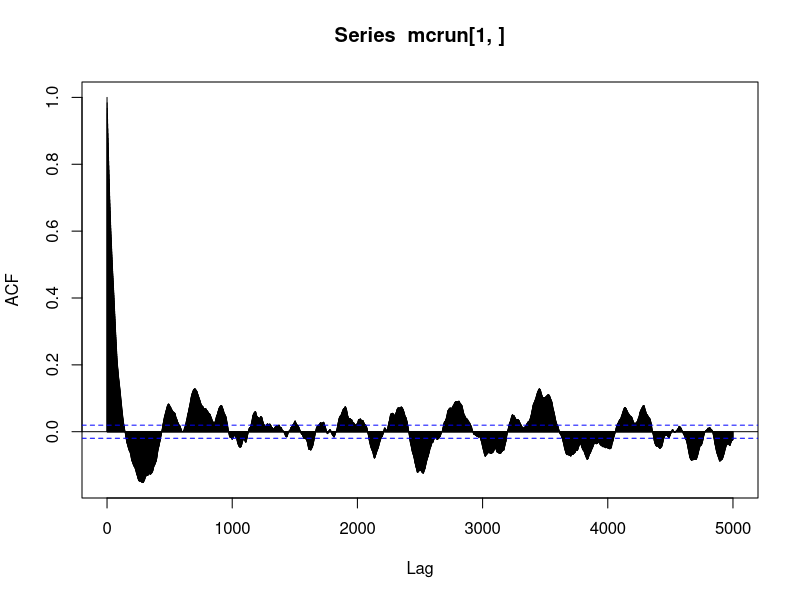
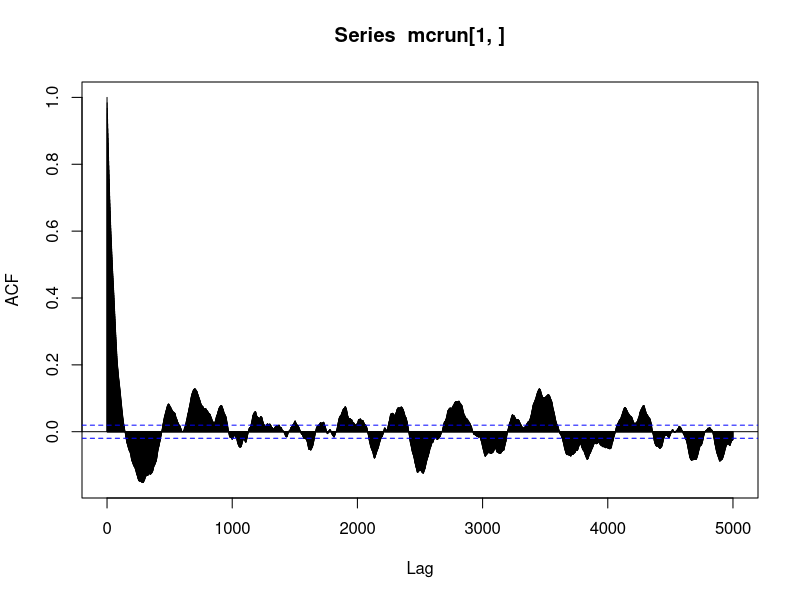
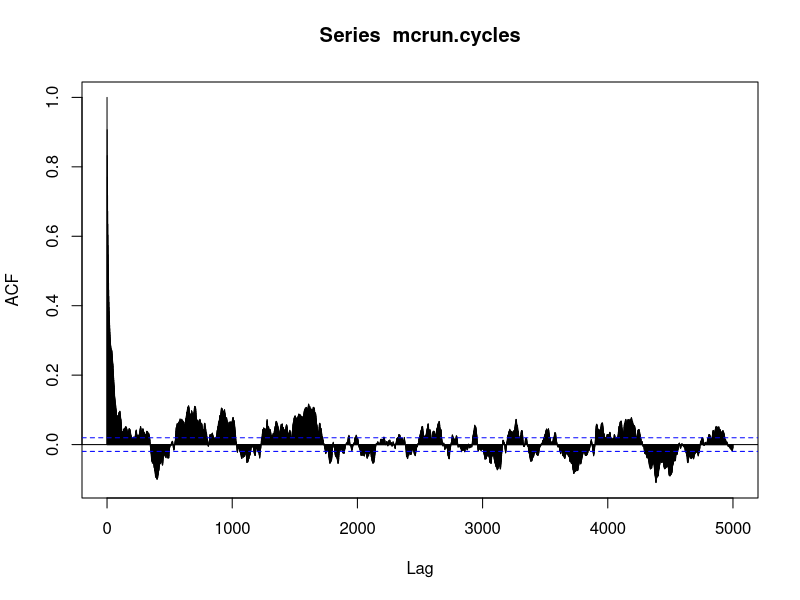
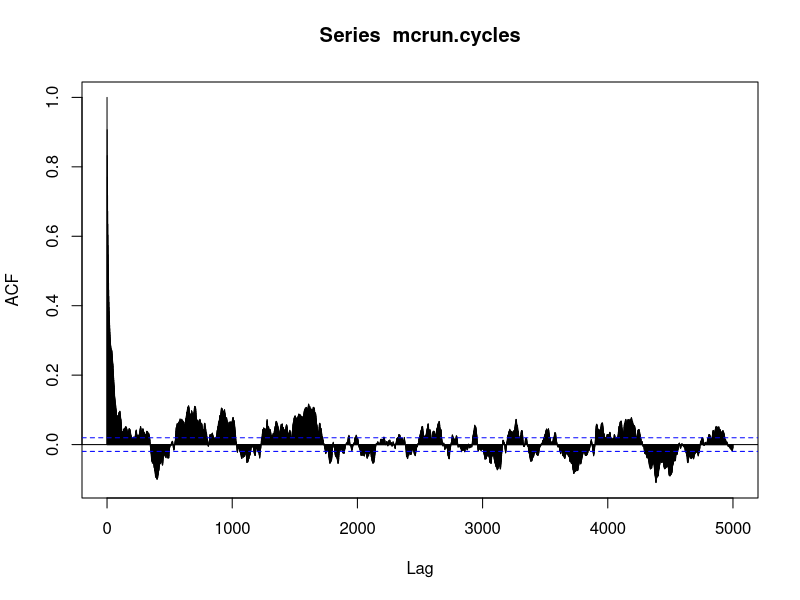
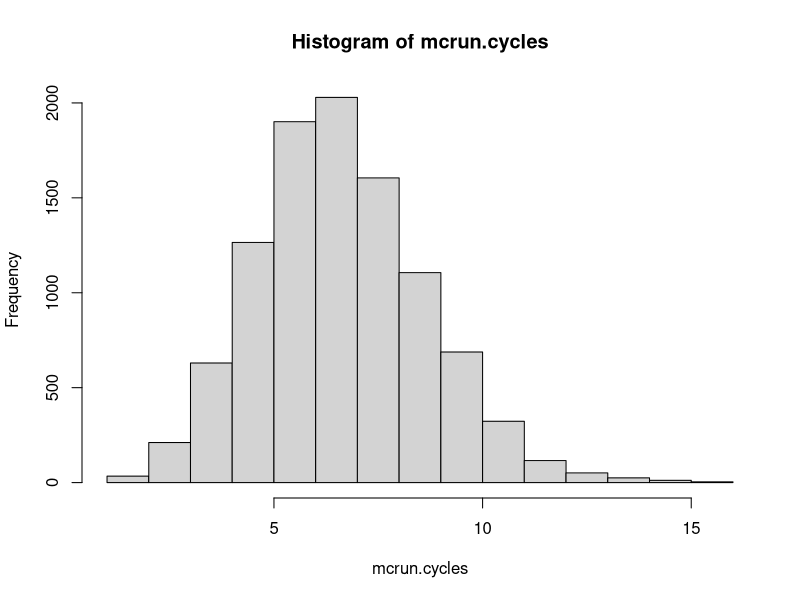
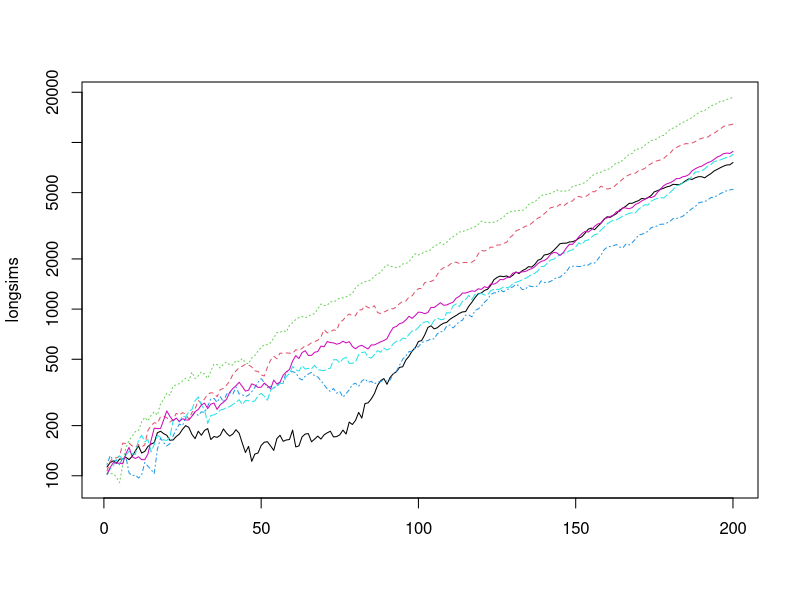
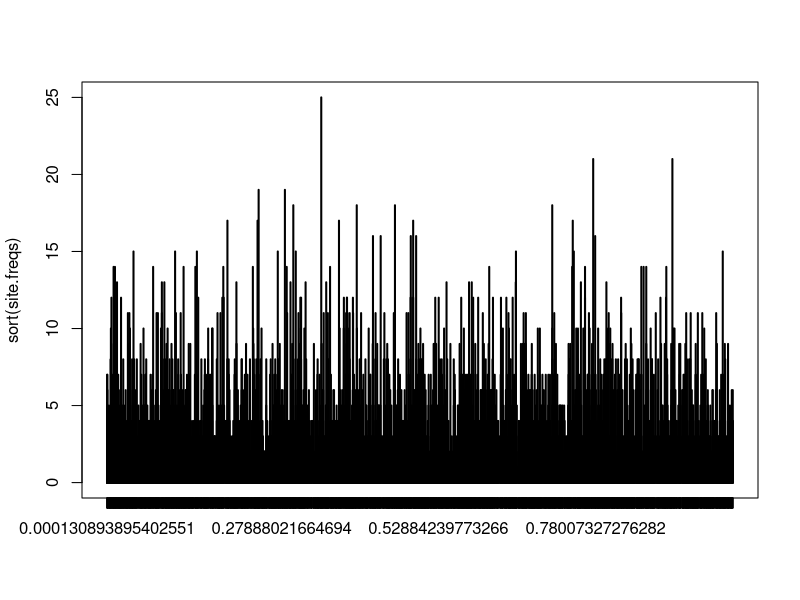

These figures' R source, in order:
## ---- chunk 1
fig.dim <- 5
knitr::opts_chunk$set(fig.height=fig.dim,fig.width=2*fig.dim,fig.align='center')
## ---- chunk 2
move <- function (s) {
    jk <- sample.int(length(s),2,replace=TRUE)
    s[jk] <- rev(s[jk])
    return(s)
}
cycles <- function (s) {
    ncycles <- 1
    now <- 1
    done <- c(TRUE,rep(FALSE,length(s)-1))
    while (any(!done)) {
        now <- s[now]
        if (done[now]) {
            ncycles <- ncycles + 1
            now <- min(which(!done))
        }
        done[now] <- TRUE
    }
    return(ncycles)
}
mcmc <- function (s,nsteps, alpha) {
    ss <- matrix(0,nrow=length(s),ncol=nsteps)
    ncycles <- cycles(s)
    for (k in 1:nsteps) {
        ss[,k] <- s
        snew <- move(s)
        newcycles <- cycles(snew)
        if (runif(1) <= (newcycles/ncycles)^alpha) {
            s <- snew
            ncycles <- newcycles
        }
    }
    return(ss)
}
## ---- chunk 3
n <- 4
alpha <- 3
perms <- rbind(1:n,permute::allPerms(n)) # allPerms does *not* include the identity for some reason !?!?!
perm.cycles <- apply(perms,1,cycles)
perm.probs <- perm.cycles^alpha/sum(perm.cycles^alpha)
mcrun <- mcmc(sample.int(n),nsteps=100000,alpha=alpha)
mcrun <- mcmc(mcrun[,ncol(mcrun)],nsteps=100000,alpha=alpha)
cbind( theory=perm.probs,
      simulation=table(factor(apply(mcrun,2,paste,collapse=''),levels=apply(perms,1,paste,collapse='')))/ncol(mcrun)
  )
## ---- chunk 4
n <- 100
alpha <- 3
mcrun <- mcmc(sample.int(n),nsteps=1000,alpha=alpha)
mcrun <- mcmc(mcrun[,ncol(mcrun)],nsteps=10000,alpha=alpha)
mcrun.cycles <- apply(mcrun,2,cycles)
plot(acf(mcrun[1,],lag.max=ncol(mcrun)/2))
plot(acf(mcrun.cycles,lag.max=ncol(mcrun)/2))
## ---- chunk 5
hist(mcrun.cycles)
# mean number of cycles
mean(mcrun.cycles)
# mean squared number of cycles
mean(mcrun.cycles^2)
## ---- chunk 6
mu <- 0.05
# individuals are numeric vectors of insert locations
reproduce <- function (ind) {
    jumped <- ( rbinom(length(ind),size=1,prob=mu)>0 )
    newind <- c( ind[!jumped], runif(2*sum(jumped)) )
    return( newind[ rbinom(length(newind),size=1,prob=1/2)>0 ] )
}
sim.gen <- function (pop,N=length(pop)) {
    parents <- cbind( mom=sample.int(length(pop),N,replace=TRUE), pop=sample.int(N,length(pop),replace=TRUE))
    newpop <- vector(mode="list",length=N)
    for (k in 1:N) {
        newpop[[k]] <- reproduce( unique(unlist(pop[parents[k,]])) )
    }
    return(newpop)
}
sim.gens <- function (pop,n,max.copies=Inf,count.copies=FALSE) {
    if (count.copies) { 
        counts <- numeric(n)
        counts[1] <- length(unlist(pop))
    }
    for (k in 2:n) {
        pop <- sim.gen(pop)
        n.copies <- length(unlist(pop))
        if (count.copies) {
            counts[k] <- n.copies
        }
        if ( n.copies==0 || n.copies>max.copies ) {
            break;
        }
    }
    if (count.copies) { pop <- counts }
    attr(pop,"gen") <- k
    return(pop)
}
## ---- chunk 7
N <- 1e2
init.pop <- list( c(0.5), numeric(0) )[c(1,rep(2,N-1))]
nreps <- 1000
ngens <- 1000
max.copies <- 100
many.pops <- replicate( nreps, sim.gens(init.pop,ngens,max.copies=max.copies), simplify=FALSE )
gens <- sapply( many.pops, attr, "gen" )
copies <- sapply( lapply(many.pops,unlist), length )
prob.estab <- mean(copies>0)
## ---- chunk 8
usethese <- sample(which(copies>0),6)
longsims <- sapply( many.pops[usethese], sim.gens, n=200, max.copies=1e5, count.copies=TRUE )
matplot(longsims,type='l',log='y')
## ---- chunk 9
N <- 1e3
while( TRUE ) {
    longsim <- sim.gens( many.pops[[usethese[1]]], n=200, max.copies=1e5 )
    if ( length(unlist(longsim))!=0 ) { break }
}
site.freqs <- table( unlist(longsim) )
plot(sort(site.freqs))
